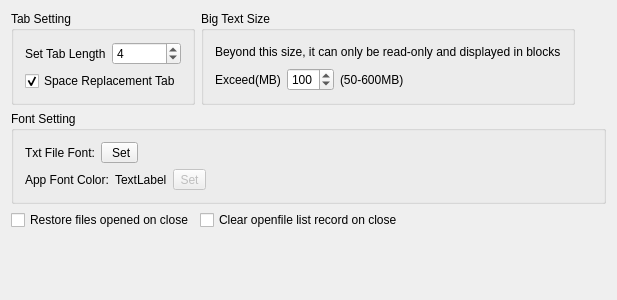
<?xml version="1.0" encoding="UTF-8"?>
<ui version="4.0">
 <class>TextEditSetWin</class>
 <widget class="QWidget" name="TextEditSetWin">
  <property name="geometry">
   <rect>
    <x>0</x>
    <y>0</y>
    <width>617</width>
    <height>300</height>
   </rect>
  </property>
  <property name="windowTitle">
   <string>TextEditSetWin</string>
  </property>
  <layout class="QVBoxLayout" name="verticalLayout_2">
   <item>
    <layout class="QHBoxLayout" name="horizontalLayout_2">
     <item>
      <widget class="QGroupBox" name="groupBox">
       <property name="title">
        <string>Tab Setting</string>
       </property>
       <layout class="QVBoxLayout" name="verticalLayout">
        <item>
         <layout class="QHBoxLayout" name="horizontalLayout">
          <item>
           <widget class="QLabel" name="label">
            <property name="text">
             <string>Set Tab Length</string>
            </property>
           </widget>
          </item>
          <item>
           <widget class="QSpinBox" name="spinBoxTabLens">
            <property name="maximum">
             <number>16</number>
            </property>
            <property name="value">
             <number>4</number>
            </property>
           </widget>
          </item>
         </layout>
        </item>
        <item>
         <widget class="QCheckBox" name="checkBoxReplaceTabToSpace">
          <property name="text">
           <string>Space Replacement Tab</string>
          </property>
          <property name="checked">
           <bool>true</bool>
          </property>
         </widget>
        </item>
       </layout>
      </widget>
     </item>
     <item>
      <widget class="QGroupBox" name="groupBox_3">
       <property name="title">
        <string>Big Text Size</string>
       </property>
       <layout class="QVBoxLayout" name="verticalLayout_3">
        <item>
         <widget class="QLabel" name="label_4">
          <property name="text">
           <string>Beyond this size, it can only be read-only and displayed in blocks</string>
          </property>
         </widget>
        </item>
        <item>
         <layout class="QHBoxLayout" name="horizontalLayout_4">
          <item>
           <widget class="QLabel" name="label_3">
            <property name="text">
             <string>Exceed(MB)</string>
            </property>
           </widget>
          </item>
          <item>
           <widget class="QSpinBox" name="BigTextSizeLimit">
            <property name="minimum">
             <number>50</number>
            </property>
            <property name="maximum">
             <number>600</number>
            </property>
            <property name="value">
             <number>100</number>
            </property>
           </widget>
          </item>
          <item>
           <widget class="QLabel" name="label_5">
            <property name="text">
             <string>(50-600MB)</string>
            </property>
           </widget>
          </item>
          <item>
           <spacer name="horizontalSpacer_2">
            <property name="orientation">
             <enum>Qt::Horizontal</enum>
            </property>
            <property name="sizeHint" stdset="0">
             <size>
              <width>40</width>
              <height>20</height>
             </size>
            </property>
           </spacer>
          </item>
         </layout>
        </item>
       </layout>
      </widget>
     </item>
     <item>
      <spacer name="horizontalSpacer">
       <property name="orientation">
        <enum>Qt::Horizontal</enum>
       </property>
       <property name="sizeHint" stdset="0">
        <size>
         <width>437</width>
         <height>20</height>
        </size>
       </property>
      </spacer>
     </item>
    </layout>
   </item>
   <item>
    <widget class="QGroupBox" name="groupBox_2">
     <property name="title">
      <string>Font Setting</string>
     </property>
     <layout class="QVBoxLayout" name="verticalLayout_4">
      <item>
       <layout class="QHBoxLayout" name="horizontalLayout_6">
        <item>
         <widget class="QLabel" name="label_6">
          <property name="text">
           <string>Txt File Font:</string>
          </property>
         </widget>
        </item>
        <item>
         <widget class="QToolButton" name="toolButton">
          <property name="text">
           <string> Set</string>
          </property>
         </widget>
        </item>
        <item>
         <spacer name="horizontalSpacer_4">
          <property name="orientation">
           <enum>Qt::Horizontal</enum>
          </property>
          <property name="sizeHint" stdset="0">
           <size>
            <width>40</width>
            <height>20</height>
           </size>
          </property>
         </spacer>
        </item>
       </layout>
      </item>
      <item>
       <layout class="QHBoxLayout" name="horizontalLayout_5">
        <item>
         <widget class="QLabel" name="label_2">
          <property name="text">
           <string>App Font Color:</string>
          </property>
         </widget>
        </item>
        <item>
         <widget class="QLabel" name="appFontColorLabel">
          <property name="text">
           <string>TextLabel</string>
          </property>
         </widget>
        </item>
        <item>
         <widget class="QToolButton" name="toolButton1">
          <property name="enabled">
           <bool>false</bool>
          </property>
          <property name="text">
           <string>Set</string>
          </property>
         </widget>
        </item>
        <item>
         <spacer name="horizontalSpacer_5">
          <property name="orientation">
           <enum>Qt::Horizontal</enum>
          </property>
          <property name="sizeHint" stdset="0">
           <size>
            <width>40</width>
            <height>20</height>
           </size>
          </property>
         </spacer>
        </item>
       </layout>
      </item>
     </layout>
    </widget>
   </item>
   <item>
    <layout class="QHBoxLayout" name="horizontalLayout_3">
     <item>
      <widget class="QCheckBox" name="restoreFile">
       <property name="text">
        <string>Restore files opened on close</string>
       </property>
      </widget>
     </item>
     <item>
      <widget class="QCheckBox" name="openfileRecord">
       <property name="text">
        <string>Clear openfile list record on close</string>
       </property>
      </widget>
     </item>
     <item>
      <spacer name="horizontalSpacer_3">
       <property name="orientation">
        <enum>Qt::Horizontal</enum>
       </property>
       <property name="sizeHint" stdset="0">
        <size>
         <width>40</width>
         <height>20</height>
        </size>
       </property>
      </spacer>
     </item>
    </layout>
   </item>
   <item>
    <spacer name="verticalSpacer">
     <property name="orientation">
      <enum>Qt::Vertical</enum>
     </property>
     <property name="sizeHint" stdset="0">
      <size>
       <width>20</width>
       <height>40</height>
      </size>
     </property>
    </spacer>
   </item>
  </layout>
 </widget>
 <layoutdefault spacing="6" margin="11"/>
 <resources/>
 <connections>
  <connection>
   <sender>toolButton</sender>
   <signal>clicked()</signal>
   <receiver>TextEditSetWin</receiver>
   <slot>slot_txtFontSet()</slot>
   <hints>
    <hint type="sourcelabel">
     <x>129</x>
     <y>126</y>
    </hint>
    <hint type="destinationlabel">
     <x>567</x>
     <y>292</y>
    </hint>
   </hints>
  </connection>
  <connection>
   <sender>toolButton1</sender>
   <signal>clicked()</signal>
   <receiver>TextEditSetWin</receiver>
   <slot>slot_appFontColor()</slot>
   <hints>
    <hint type="sourcelabel">
     <x>195</x>
     <y>151</y>
    </hint>
    <hint type="destinationlabel">
     <x>193</x>
     <y>304</y>
    </hint>
   </hints>
  </connection>
 </connections>
 <slots>
  <slot>slot_selectFont()</slot>
  <slot>slot_selectProLangFont()</slot>
  <slot>slot_txtFontSet()</slot>
  <slot>slot_selectAppFont()</slot>
  <slot>slot_appFontColor()</slot>
 </slots>
</ui>
